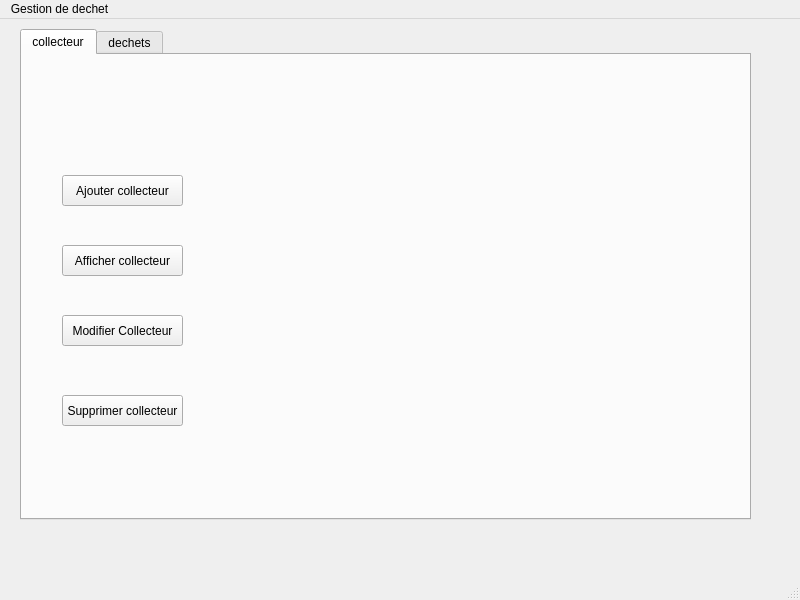
<?xml version="1.0" encoding="UTF-8"?>
<ui version="4.0">
 <class>MainWindow</class>
 <widget class="QMainWindow" name="MainWindow">
  <property name="geometry">
   <rect>
    <x>0</x>
    <y>0</y>
    <width>800</width>
    <height>600</height>
   </rect>
  </property>
  <property name="windowTitle">
   <string>MainWindow</string>
  </property>
  <widget class="QWidget" name="centralwidget">
   <widget class="QStackedWidget" name="stackedWidget">
    <property name="geometry">
     <rect>
      <x>20</x>
      <y>10</y>
      <width>741</width>
      <height>521</height>
     </rect>
    </property>
    <property name="currentIndex">
     <number>0</number>
    </property>
    <widget class="QWidget" name="page">
     <widget class="QTabWidget" name="tabWidget">
      <property name="geometry">
       <rect>
        <x>0</x>
        <y>0</y>
        <width>731</width>
        <height>491</height>
       </rect>
      </property>
      <property name="currentIndex">
       <number>0</number>
      </property>
      <property name="movable">
       <bool>true</bool>
      </property>
      <widget class="QWidget" name="tab_2">
       <attribute name="title">
        <string>collecteur</string>
       </attribute>
       <widget class="QPushButton" name="pushButton">
        <property name="geometry">
         <rect>
          <x>40</x>
          <y>120</y>
          <width>121</width>
          <height>31</height>
         </rect>
        </property>
        <property name="text">
         <string>Ajouter collecteur</string>
        </property>
       </widget>
       <widget class="QPushButton" name="pushButton_2">
        <property name="geometry">
         <rect>
          <x>40</x>
          <y>190</y>
          <width>121</width>
          <height>31</height>
         </rect>
        </property>
        <property name="text">
         <string>Afficher collecteur</string>
        </property>
       </widget>
       <widget class="QPushButton" name="pushButton_3">
        <property name="geometry">
         <rect>
          <x>40</x>
          <y>260</y>
          <width>121</width>
          <height>31</height>
         </rect>
        </property>
        <property name="text">
         <string>Modifier Collecteur</string>
        </property>
       </widget>
       <widget class="QPushButton" name="pushButton_4">
        <property name="geometry">
         <rect>
          <x>40</x>
          <y>340</y>
          <width>121</width>
          <height>31</height>
         </rect>
        </property>
        <property name="text">
         <string>Supprimer collecteur</string>
        </property>
       </widget>
       <widget class="QLabel" name="label_10">
        <property name="geometry">
         <rect>
          <x>0</x>
          <y>10</y>
          <width>721</width>
          <height>451</height>
         </rect>
        </property>
        <property name="text">
         <string/>
        </property>
       </widget>
       <zorder>label_10</zorder>
       <zorder>pushButton</zorder>
       <zorder>pushButton_2</zorder>
       <zorder>pushButton_3</zorder>
       <zorder>pushButton_4</zorder>
      </widget>
      <widget class="QWidget" name="tab">
       <attribute name="title">
        <string>dechets</string>
       </attribute>
       <widget class="QPushButton" name="pushButton_5">
        <property name="geometry">
         <rect>
          <x>40</x>
          <y>120</y>
          <width>121</width>
          <height>31</height>
         </rect>
        </property>
        <property name="text">
         <string>Ajouter dechets</string>
        </property>
       </widget>
       <widget class="QPushButton" name="pushButton_6">
        <property name="geometry">
         <rect>
          <x>40</x>
          <y>190</y>
          <width>121</width>
          <height>31</height>
         </rect>
        </property>
        <property name="text">
         <string>Afficher dechets</string>
        </property>
       </widget>
       <widget class="QPushButton" name="pushButton_7">
        <property name="geometry">
         <rect>
          <x>40</x>
          <y>260</y>
          <width>121</width>
          <height>31</height>
         </rect>
        </property>
        <property name="text">
         <string>Modifier dechets</string>
        </property>
       </widget>
       <widget class="QPushButton" name="pushButton_8">
        <property name="geometry">
         <rect>
          <x>40</x>
          <y>340</y>
          <width>121</width>
          <height>31</height>
         </rect>
        </property>
        <property name="text">
         <string>Supprimer dechets</string>
        </property>
       </widget>
       <widget class="QLabel" name="label_Pic">
        <property name="geometry">
         <rect>
          <x>0</x>
          <y>10</y>
          <width>721</width>
          <height>461</height>
         </rect>
        </property>
        <property name="text">
         <string/>
        </property>
       </widget>
       <zorder>label_Pic</zorder>
       <zorder>pushButton_5</zorder>
       <zorder>pushButton_6</zorder>
       <zorder>pushButton_7</zorder>
       <zorder>pushButton_8</zorder>
      </widget>
     </widget>
    </widget>
    <widget class="QWidget" name="page_3">
     <widget class="QGroupBox" name="groupBox">
      <property name="geometry">
       <rect>
        <x>30</x>
        <y>30</y>
        <width>691</width>
        <height>461</height>
       </rect>
      </property>
      <property name="title">
       <string>Ajouter dechets</string>
      </property>
      <widget class="QLineEdit" name="lineEdit_Volume">
       <property name="geometry">
        <rect>
         <x>180</x>
         <y>90</y>
         <width>113</width>
         <height>20</height>
        </rect>
       </property>
       <property name="readOnly">
        <bool>false</bool>
       </property>
      </widget>
      <widget class="QLineEdit" name="lineEdit_Nature">
       <property name="geometry">
        <rect>
         <x>180</x>
         <y>140</y>
         <width>113</width>
         <height>20</height>
        </rect>
       </property>
       <property name="readOnly">
        <bool>false</bool>
       </property>
      </widget>
      <widget class="QLineEdit" name="lineEdit_Mode">
       <property name="geometry">
        <rect>
         <x>180</x>
         <y>190</y>
         <width>113</width>
         <height>20</height>
        </rect>
       </property>
       <property name="readOnly">
        <bool>false</bool>
       </property>
      </widget>
      <widget class="QLabel" name="label_13">
       <property name="geometry">
        <rect>
         <x>40</x>
         <y>240</y>
         <width>111</width>
         <height>21</height>
        </rect>
       </property>
       <property name="font">
        <font>
         <family>Rockwell Nova</family>
        </font>
       </property>
       <property name="text">
        <string>Filiere de traitement :</string>
       </property>
      </widget>
      <widget class="QLineEdit" name="lineEdit_Lieu">
       <property name="geometry">
        <rect>
         <x>180</x>
         <y>290</y>
         <width>113</width>
         <height>20</height>
        </rect>
       </property>
       <property name="readOnly">
        <bool>false</bool>
       </property>
      </widget>
      <widget class="QLabel" name="label_14">
       <property name="geometry">
        <rect>
         <x>40</x>
         <y>40</y>
         <width>91</width>
         <height>21</height>
        </rect>
       </property>
       <property name="font">
        <font>
         <family>Rockwell Nova</family>
        </font>
       </property>
       <property name="text">
        <string>Ref dechet :</string>
       </property>
      </widget>
      <widget class="QLineEdit" name="lineEdit_Filiere">
       <property name="geometry">
        <rect>
         <x>180</x>
         <y>240</y>
         <width>113</width>
         <height>20</height>
        </rect>
       </property>
       <property name="readOnly">
        <bool>false</bool>
       </property>
      </widget>
      <widget class="QLabel" name="label_15">
       <property name="geometry">
        <rect>
         <x>40</x>
         <y>190</y>
         <width>111</width>
         <height>21</height>
        </rect>
       </property>
       <property name="font">
        <font>
         <family>Rockwell Nova</family>
        </font>
       </property>
       <property name="text">
        <string>Mode de traitement :</string>
       </property>
      </widget>
      <widget class="QLineEdit" name="lineEdit_Ref">
       <property name="geometry">
        <rect>
         <x>180</x>
         <y>40</y>
         <width>113</width>
         <height>20</height>
        </rect>
       </property>
       <property name="readOnly">
        <bool>false</bool>
       </property>
      </widget>
      <widget class="QLabel" name="label_16">
       <property name="geometry">
        <rect>
         <x>40</x>
         <y>290</y>
         <width>91</width>
         <height>21</height>
        </rect>
       </property>
       <property name="font">
        <font>
         <family>Rockwell Nova</family>
        </font>
       </property>
       <property name="text">
        <string>Lieu de stockage :</string>
       </property>
      </widget>
      <widget class="QLabel" name="label_17">
       <property name="geometry">
        <rect>
         <x>40</x>
         <y>90</y>
         <width>111</width>
         <height>21</height>
        </rect>
       </property>
       <property name="font">
        <font>
         <family>Rockwell Nova</family>
        </font>
       </property>
       <property name="text">
        <string>Volume :</string>
       </property>
      </widget>
      <widget class="QLabel" name="label_18">
       <property name="geometry">
        <rect>
         <x>40</x>
         <y>140</y>
         <width>111</width>
         <height>21</height>
        </rect>
       </property>
       <property name="font">
        <font>
         <family>Rockwell Nova</family>
        </font>
       </property>
       <property name="text">
        <string>Nature du traitement :</string>
       </property>
      </widget>
      <widget class="QPushButton" name="pushButton_13">
       <property name="geometry">
        <rect>
         <x>540</x>
         <y>380</y>
         <width>101</width>
         <height>31</height>
        </rect>
       </property>
       <property name="text">
        <string>Retour</string>
       </property>
      </widget>
      <widget class="QPushButton" name="pushButton_14">
       <property name="geometry">
        <rect>
         <x>90</x>
         <y>380</y>
         <width>101</width>
         <height>31</height>
        </rect>
       </property>
       <property name="text">
        <string>Ajouter</string>
       </property>
      </widget>
      <widget class="QLabel" name="label_Pic2">
       <property name="geometry">
        <rect>
         <x>0</x>
         <y>30</y>
         <width>691</width>
         <height>431</height>
        </rect>
       </property>
       <property name="text">
        <string/>
       </property>
      </widget>
      <zorder>label_Pic2</zorder>
      <zorder>lineEdit_Volume</zorder>
      <zorder>lineEdit_Nature</zorder>
      <zorder>lineEdit_Mode</zorder>
      <zorder>label_13</zorder>
      <zorder>lineEdit_Lieu</zorder>
      <zorder>label_14</zorder>
      <zorder>lineEdit_Filiere</zorder>
      <zorder>label_15</zorder>
      <zorder>lineEdit_Ref</zorder>
      <zorder>label_16</zorder>
      <zorder>label_17</zorder>
      <zorder>label_18</zorder>
      <zorder>pushButton_13</zorder>
      <zorder>pushButton_14</zorder>
     </widget>
    </widget>
    <widget class="QWidget" name="page_2">
     <widget class="QGroupBox" name="groupBox_2">
      <property name="geometry">
       <rect>
        <x>10</x>
        <y>10</y>
        <width>721</width>
        <height>491</height>
       </rect>
      </property>
      <property name="title">
       <string>Ajouter collecteur</string>
      </property>
      <widget class="QLabel" name="label">
       <property name="geometry">
        <rect>
         <x>40</x>
         <y>100</y>
         <width>61</width>
         <height>21</height>
        </rect>
       </property>
       <property name="font">
        <font>
         <family>Rockwell Nova</family>
        </font>
       </property>
       <property name="text">
        <string>ID</string>
       </property>
      </widget>
      <widget class="QLabel" name="label_2">
       <property name="geometry">
        <rect>
         <x>40</x>
         <y>170</y>
         <width>81</width>
         <height>31</height>
        </rect>
       </property>
       <property name="font">
        <font>
         <family>Rockwell Nova</family>
        </font>
       </property>
       <property name="text">
        <string>Nom</string>
       </property>
      </widget>
      <widget class="QLabel" name="label_3">
       <property name="geometry">
        <rect>
         <x>40</x>
         <y>250</y>
         <width>81</width>
         <height>31</height>
        </rect>
       </property>
       <property name="font">
        <font>
         <family>Rockwell Nova</family>
        </font>
       </property>
       <property name="text">
        <string>Adresse mail</string>
       </property>
      </widget>
      <widget class="QLineEdit" name="lineEdit_Id">
       <property name="geometry">
        <rect>
         <x>170</x>
         <y>100</y>
         <width>113</width>
         <height>20</height>
        </rect>
       </property>
      </widget>
      <widget class="QLineEdit" name="lineEdit_Nom">
       <property name="geometry">
        <rect>
         <x>170</x>
         <y>180</y>
         <width>113</width>
         <height>20</height>
        </rect>
       </property>
      </widget>
      <widget class="QLineEdit" name="lineEdit_Adr">
       <property name="geometry">
        <rect>
         <x>170</x>
         <y>250</y>
         <width>161</width>
         <height>20</height>
        </rect>
       </property>
      </widget>
      <widget class="QPushButton" name="pushButton_15">
       <property name="geometry">
        <rect>
         <x>140</x>
         <y>410</y>
         <width>101</width>
         <height>31</height>
        </rect>
       </property>
       <property name="text">
        <string>Ajouter</string>
       </property>
      </widget>
      <widget class="QPushButton" name="pushButton_16">
       <property name="geometry">
        <rect>
         <x>560</x>
         <y>410</y>
         <width>101</width>
         <height>31</height>
        </rect>
       </property>
       <property name="text">
        <string>Retour</string>
       </property>
      </widget>
      <widget class="QLabel" name="label_9">
       <property name="geometry">
        <rect>
         <x>0</x>
         <y>30</y>
         <width>721</width>
         <height>461</height>
        </rect>
       </property>
       <property name="text">
        <string/>
       </property>
      </widget>
      <zorder>label_9</zorder>
      <zorder>label</zorder>
      <zorder>label_2</zorder>
      <zorder>label_3</zorder>
      <zorder>lineEdit_Id</zorder>
      <zorder>lineEdit_Nom</zorder>
      <zorder>lineEdit_Adr</zorder>
      <zorder>pushButton_15</zorder>
      <zorder>pushButton_16</zorder>
     </widget>
    </widget>
    <widget class="QWidget" name="page_4">
     <widget class="QGroupBox" name="groupBox_3">
      <property name="geometry">
       <rect>
        <x>140</x>
        <y>60</y>
        <width>521</width>
        <height>401</height>
       </rect>
      </property>
      <property name="title">
       <string>Afficher dechet</string>
      </property>
      <widget class="QTableView" name="tabDechet">
       <property name="geometry">
        <rect>
         <x>20</x>
         <y>60</y>
         <width>471</width>
         <height>192</height>
        </rect>
       </property>
      </widget>
      <widget class="QPushButton" name="pushButton_17">
       <property name="geometry">
        <rect>
         <x>414</x>
         <y>332</y>
         <width>91</width>
         <height>31</height>
        </rect>
       </property>
       <property name="text">
        <string>Retour</string>
       </property>
      </widget>
      <widget class="QPushButton" name="pushButton_23">
       <property name="geometry">
        <rect>
         <x>60</x>
         <y>330</y>
         <width>91</width>
         <height>31</height>
        </rect>
       </property>
       <property name="text">
        <string>Imprimer</string>
       </property>
      </widget>
     </widget>
    </widget>
    <widget class="QWidget" name="page_5">
     <widget class="QGroupBox" name="groupBox_4">
      <property name="geometry">
       <rect>
        <x>160</x>
        <y>80</y>
        <width>491</width>
        <height>351</height>
       </rect>
      </property>
      <property name="title">
       <string>Afficher collecteur</string>
      </property>
      <widget class="QTableView" name="tabCollecteur">
       <property name="geometry">
        <rect>
         <x>20</x>
         <y>50</y>
         <width>451</width>
         <height>161</height>
        </rect>
       </property>
      </widget>
      <widget class="QPushButton" name="pushButton_18">
       <property name="geometry">
        <rect>
         <x>370</x>
         <y>300</y>
         <width>75</width>
         <height>23</height>
        </rect>
       </property>
       <property name="text">
        <string>Retour</string>
       </property>
      </widget>
      <widget class="QLabel" name="label_Pic5">
       <property name="geometry">
        <rect>
         <x>40</x>
         <y>230</y>
         <width>301</width>
         <height>91</height>
        </rect>
       </property>
       <property name="text">
        <string/>
       </property>
      </widget>
     </widget>
    </widget>
    <widget class="QWidget" name="page_9">
     <widget class="QGroupBox" name="groupBox_8">
      <property name="geometry">
       <rect>
        <x>70</x>
        <y>30</y>
        <width>651</width>
        <height>481</height>
       </rect>
      </property>
      <property name="title">
       <string>Supprimer collecteur</string>
      </property>
      <widget class="QLabel" name="label_4">
       <property name="geometry">
        <rect>
         <x>50</x>
         <y>110</y>
         <width>61</width>
         <height>16</height>
        </rect>
       </property>
       <property name="font">
        <font>
         <family>Rockwell Nova</family>
        </font>
       </property>
       <property name="text">
        <string>ID</string>
       </property>
      </widget>
      <widget class="QLineEdit" name="lineEdit_sup">
       <property name="geometry">
        <rect>
         <x>140</x>
         <y>110</y>
         <width>113</width>
         <height>20</height>
        </rect>
       </property>
      </widget>
      <widget class="QPushButton" name="pushButton_11">
       <property name="geometry">
        <rect>
         <x>160</x>
         <y>150</y>
         <width>75</width>
         <height>23</height>
        </rect>
       </property>
       <property name="text">
        <string>Supprimer</string>
       </property>
      </widget>
      <widget class="QPushButton" name="pushButton_19">
       <property name="geometry">
        <rect>
         <x>510</x>
         <y>410</y>
         <width>101</width>
         <height>31</height>
        </rect>
       </property>
       <property name="text">
        <string>Retour</string>
       </property>
      </widget>
      <widget class="QLabel" name="label_Pic6">
       <property name="geometry">
        <rect>
         <x>0</x>
         <y>30</y>
         <width>651</width>
         <height>451</height>
        </rect>
       </property>
       <property name="text">
        <string/>
       </property>
      </widget>
      <zorder>label_Pic6</zorder>
      <zorder>label_4</zorder>
      <zorder>lineEdit_sup</zorder>
      <zorder>pushButton_11</zorder>
      <zorder>pushButton_19</zorder>
     </widget>
    </widget>
    <widget class="QWidget" name="page_6">
     <widget class="QGroupBox" name="groupBox_5">
      <property name="geometry">
       <rect>
        <x>60</x>
        <y>30</y>
        <width>681</width>
        <height>491</height>
       </rect>
      </property>
      <property name="title">
       <string>Modifier dechet</string>
      </property>
      <widget class="QLineEdit" name="lineEdit_Ref2">
       <property name="geometry">
        <rect>
         <x>180</x>
         <y>30</y>
         <width>113</width>
         <height>20</height>
        </rect>
       </property>
       <property name="readOnly">
        <bool>false</bool>
       </property>
      </widget>
      <widget class="QLabel" name="label_19">
       <property name="geometry">
        <rect>
         <x>40</x>
         <y>60</y>
         <width>111</width>
         <height>16</height>
        </rect>
       </property>
       <property name="font">
        <font>
         <family>Rockwell Nova</family>
        </font>
       </property>
       <property name="text">
        <string>Volume :</string>
       </property>
      </widget>
      <widget class="QLabel" name="label_20">
       <property name="geometry">
        <rect>
         <x>40</x>
         <y>210</y>
         <width>91</width>
         <height>16</height>
        </rect>
       </property>
       <property name="font">
        <font>
         <family>Rockwell Nova</family>
        </font>
       </property>
       <property name="text">
        <string>Lieu de stockage :</string>
       </property>
      </widget>
      <widget class="QLineEdit" name="lineEdit_Mode2">
       <property name="geometry">
        <rect>
         <x>180</x>
         <y>130</y>
         <width>113</width>
         <height>20</height>
        </rect>
       </property>
       <property name="readOnly">
        <bool>false</bool>
       </property>
      </widget>
      <widget class="QLabel" name="label_21">
       <property name="geometry">
        <rect>
         <x>40</x>
         <y>100</y>
         <width>111</width>
         <height>16</height>
        </rect>
       </property>
       <property name="font">
        <font>
         <family>Rockwell Nova</family>
        </font>
       </property>
       <property name="text">
        <string>Nature du traitement :</string>
       </property>
      </widget>
      <widget class="QLineEdit" name="lineEdit_Lieu2">
       <property name="geometry">
        <rect>
         <x>180</x>
         <y>210</y>
         <width>113</width>
         <height>20</height>
        </rect>
       </property>
       <property name="readOnly">
        <bool>false</bool>
       </property>
      </widget>
      <widget class="QLineEdit" name="lineEdit_Volume2">
       <property name="geometry">
        <rect>
         <x>180</x>
         <y>60</y>
         <width>113</width>
         <height>20</height>
        </rect>
       </property>
       <property name="readOnly">
        <bool>false</bool>
       </property>
      </widget>
      <widget class="QLineEdit" name="lineEdit_Filiere2">
       <property name="geometry">
        <rect>
         <x>180</x>
         <y>170</y>
         <width>113</width>
         <height>20</height>
        </rect>
       </property>
       <property name="readOnly">
        <bool>false</bool>
       </property>
      </widget>
      <widget class="QLabel" name="label_22">
       <property name="geometry">
        <rect>
         <x>40</x>
         <y>170</y>
         <width>111</width>
         <height>16</height>
        </rect>
       </property>
       <property name="font">
        <font>
         <family>Rockwell Nova</family>
        </font>
       </property>
       <property name="text">
        <string>Filiere de traitement :</string>
       </property>
      </widget>
      <widget class="QLabel" name="label_23">
       <property name="geometry">
        <rect>
         <x>40</x>
         <y>130</y>
         <width>111</width>
         <height>16</height>
        </rect>
       </property>
       <property name="font">
        <font>
         <family>Rockwell Nova</family>
        </font>
       </property>
       <property name="text">
        <string>Mode de traitement :</string>
       </property>
      </widget>
      <widget class="QLabel" name="label_24">
       <property name="geometry">
        <rect>
         <x>40</x>
         <y>30</y>
         <width>91</width>
         <height>16</height>
        </rect>
       </property>
       <property name="font">
        <font>
         <family>Rockwell Nova</family>
        </font>
       </property>
       <property name="text">
        <string>Ref dechet :</string>
       </property>
      </widget>
      <widget class="QLineEdit" name="lineEdit_Nature2">
       <property name="geometry">
        <rect>
         <x>180</x>
         <y>100</y>
         <width>113</width>
         <height>20</height>
        </rect>
       </property>
       <property name="readOnly">
        <bool>false</bool>
       </property>
      </widget>
      <widget class="QPushButton" name="pushButton_20">
       <property name="geometry">
        <rect>
         <x>524</x>
         <y>402</y>
         <width>111</width>
         <height>31</height>
        </rect>
       </property>
       <property name="text">
        <string>Retour</string>
       </property>
      </widget>
      <widget class="QLabel" name="label_Pic7">
       <property name="geometry">
        <rect>
         <x>10</x>
         <y>20</y>
         <width>671</width>
         <height>461</height>
        </rect>
       </property>
       <property name="text">
        <string/>
       </property>
      </widget>
      <widget class="QPushButton" name="pushButton_9">
       <property name="geometry">
        <rect>
         <x>90</x>
         <y>400</y>
         <width>111</width>
         <height>31</height>
        </rect>
       </property>
       <property name="text">
        <string>Modifier</string>
       </property>
      </widget>
      <zorder>label_Pic7</zorder>
      <zorder>lineEdit_Ref2</zorder>
      <zorder>label_19</zorder>
      <zorder>label_20</zorder>
      <zorder>lineEdit_Mode2</zorder>
      <zorder>label_21</zorder>
      <zorder>lineEdit_Lieu2</zorder>
      <zorder>lineEdit_Volume2</zorder>
      <zorder>lineEdit_Filiere2</zorder>
      <zorder>label_22</zorder>
      <zorder>label_23</zorder>
      <zorder>label_24</zorder>
      <zorder>lineEdit_Nature2</zorder>
      <zorder>pushButton_20</zorder>
      <zorder>pushButton_9</zorder>
     </widget>
    </widget>
    <widget class="QWidget" name="page_7">
     <widget class="QGroupBox" name="groupBox_6">
      <property name="geometry">
       <rect>
        <x>60</x>
        <y>40</y>
        <width>671</width>
        <height>471</height>
       </rect>
      </property>
      <property name="title">
       <string>Modifier collecteur</string>
      </property>
      <widget class="QPushButton" name="pushButton_21">
       <property name="geometry">
        <rect>
         <x>510</x>
         <y>380</y>
         <width>101</width>
         <height>31</height>
        </rect>
       </property>
       <property name="text">
        <string>Retour</string>
       </property>
      </widget>
      <widget class="QLineEdit" name="lineEdit_Id2">
       <property name="geometry">
        <rect>
         <x>210</x>
         <y>80</y>
         <width>113</width>
         <height>20</height>
        </rect>
       </property>
      </widget>
      <widget class="QLabel" name="label_7">
       <property name="geometry">
        <rect>
         <x>60</x>
         <y>120</y>
         <width>81</width>
         <height>16</height>
        </rect>
       </property>
       <property name="font">
        <font>
         <family>Rockwell Nova</family>
        </font>
       </property>
       <property name="text">
        <string>Nom</string>
       </property>
      </widget>
      <widget class="QLineEdit" name="lineEdit_Nom2">
       <property name="geometry">
        <rect>
         <x>210</x>
         <y>120</y>
         <width>113</width>
         <height>20</height>
        </rect>
       </property>
      </widget>
      <widget class="QLabel" name="label_8">
       <property name="geometry">
        <rect>
         <x>60</x>
         <y>80</y>
         <width>61</width>
         <height>16</height>
        </rect>
       </property>
       <property name="font">
        <font>
         <family>Rockwell Nova</family>
        </font>
       </property>
       <property name="text">
        <string>Id</string>
       </property>
      </widget>
      <widget class="QLineEdit" name="lineEdit_Adr2">
       <property name="geometry">
        <rect>
         <x>210</x>
         <y>160</y>
         <width>113</width>
         <height>20</height>
        </rect>
       </property>
      </widget>
      <widget class="QLabel" name="label_6">
       <property name="geometry">
        <rect>
         <x>60</x>
         <y>160</y>
         <width>71</width>
         <height>16</height>
        </rect>
       </property>
       <property name="font">
        <font>
         <family>Rockwell Nova</family>
        </font>
       </property>
       <property name="text">
        <string>Adresse Email</string>
       </property>
      </widget>
      <widget class="QLabel" name="label_Pic8">
       <property name="geometry">
        <rect>
         <x>0</x>
         <y>20</y>
         <width>671</width>
         <height>451</height>
        </rect>
       </property>
       <property name="text">
        <string/>
       </property>
      </widget>
      <widget class="QPushButton" name="pushButton_10">
       <property name="geometry">
        <rect>
         <x>100</x>
         <y>380</y>
         <width>101</width>
         <height>31</height>
        </rect>
       </property>
       <property name="text">
        <string>Modifier</string>
       </property>
      </widget>
      <zorder>label_Pic8</zorder>
      <zorder>pushButton_21</zorder>
      <zorder>lineEdit_Id2</zorder>
      <zorder>label_7</zorder>
      <zorder>lineEdit_Nom2</zorder>
      <zorder>label_8</zorder>
      <zorder>lineEdit_Adr2</zorder>
      <zorder>label_6</zorder>
      <zorder>pushButton_10</zorder>
     </widget>
    </widget>
    <widget class="QWidget" name="page_8">
     <widget class="QGroupBox" name="groupBox_7">
      <property name="geometry">
       <rect>
        <x>40</x>
        <y>30</y>
        <width>681</width>
        <height>481</height>
       </rect>
      </property>
      <property name="title">
       <string>Supprimer dechet</string>
      </property>
      <widget class="QLabel" name="label_5">
       <property name="geometry">
        <rect>
         <x>70</x>
         <y>110</y>
         <width>61</width>
         <height>16</height>
        </rect>
       </property>
       <property name="font">
        <font>
         <family>Rockwell Nova</family>
        </font>
       </property>
       <property name="text">
        <string>Ref</string>
       </property>
      </widget>
      <widget class="QLineEdit" name="lineEdit_sup2">
       <property name="geometry">
        <rect>
         <x>180</x>
         <y>110</y>
         <width>113</width>
         <height>20</height>
        </rect>
       </property>
      </widget>
      <widget class="QPushButton" name="pushButton_12">
       <property name="geometry">
        <rect>
         <x>200</x>
         <y>150</y>
         <width>75</width>
         <height>23</height>
        </rect>
       </property>
       <property name="text">
        <string>Supprimer</string>
       </property>
      </widget>
      <widget class="QPushButton" name="pushButton_22">
       <property name="geometry">
        <rect>
         <x>510</x>
         <y>400</y>
         <width>111</width>
         <height>31</height>
        </rect>
       </property>
       <property name="text">
        <string>Retour</string>
       </property>
      </widget>
      <widget class="QLabel" name="label_Pic9">
       <property name="geometry">
        <rect>
         <x>10</x>
         <y>20</y>
         <width>661</width>
         <height>451</height>
        </rect>
       </property>
       <property name="text">
        <string/>
       </property>
      </widget>
      <zorder>label_Pic9</zorder>
      <zorder>label_5</zorder>
      <zorder>lineEdit_sup2</zorder>
      <zorder>pushButton_12</zorder>
      <zorder>pushButton_22</zorder>
     </widget>
    </widget>
   </widget>
  </widget>
  <widget class="QMenuBar" name="menubar">
   <property name="geometry">
    <rect>
     <x>0</x>
     <y>0</y>
     <width>800</width>
     <height>21</height>
    </rect>
   </property>
   <widget class="QMenu" name="menuGestion_de_dechet">
    <property name="title">
     <string>Gestion de dechet</string>
    </property>
   </widget>
   <addaction name="menuGestion_de_dechet"/>
  </widget>
  <widget class="QStatusBar" name="statusbar"/>
 </widget>
 <resources/>
 <connections/>
</ui>
